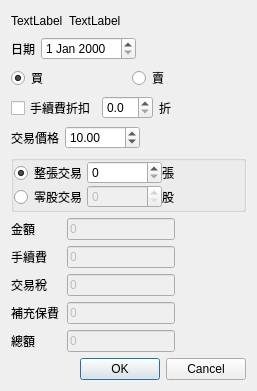
<?xml version="1.0" encoding="UTF-8"?>
<ui version="4.0">
 <class>Dialog</class>
 <widget class="QDialog" name="Dialog">
  <property name="geometry">
   <rect>
    <x>0</x>
    <y>0</y>
    <width>257</width>
    <height>369</height>
   </rect>
  </property>
  <property name="windowTitle">
   <string>Dialog</string>
  </property>
  <layout class="QVBoxLayout" name="verticalLayout">
   <item>
    <layout class="QHBoxLayout" name="horizontalLayout_12">
     <item>
      <widget class="QLabel" name="qtStockNumberLabel">
       <property name="text">
        <string>TextLabel</string>
       </property>
      </widget>
     </item>
     <item>
      <widget class="QLabel" name="qtStockNameLabel">
       <property name="text">
        <string>TextLabel</string>
       </property>
      </widget>
     </item>
     <item>
      <spacer name="horizontalSpacer_11">
       <property name="orientation">
        <enum>Qt::Horizontal</enum>
       </property>
       <property name="sizeHint" stdset="0">
        <size>
         <width>40</width>
         <height>20</height>
        </size>
       </property>
      </spacer>
     </item>
    </layout>
   </item>
   <item>
    <layout class="QHBoxLayout" name="horizontalLayout">
     <item>
      <widget class="QLabel" name="label">
       <property name="text">
        <string>日期</string>
       </property>
      </widget>
     </item>
     <item>
      <widget class="QDateEdit" name="qtDateEdit"/>
     </item>
     <item>
      <spacer name="horizontalSpacer_3">
       <property name="orientation">
        <enum>Qt::Horizontal</enum>
       </property>
       <property name="sizeHint" stdset="0">
        <size>
         <width>40</width>
         <height>20</height>
        </size>
       </property>
      </spacer>
     </item>
    </layout>
   </item>
   <item>
    <layout class="QHBoxLayout" name="horizontalLayout_2">
     <item>
      <widget class="QRadioButton" name="qtBuyRadioButton">
       <property name="text">
        <string>買</string>
       </property>
       <property name="checked">
        <bool>true</bool>
       </property>
      </widget>
     </item>
     <item>
      <widget class="QRadioButton" name="qtSellRadioButton">
       <property name="text">
        <string>賣</string>
       </property>
      </widget>
     </item>
    </layout>
   </item>
   <item>
    <layout class="QHBoxLayout" name="horizontalLayout_11">
     <item>
      <widget class="QCheckBox" name="qtDiscountCheckBox">
       <property name="text">
        <string>手續費折扣</string>
       </property>
      </widget>
     </item>
     <item>
      <widget class="QDoubleSpinBox" name="qtDiscountRateDoubleSpinBox">
       <property name="decimals">
        <number>1</number>
       </property>
       <property name="maximum">
        <double>10.000000000000000</double>
       </property>
      </widget>
     </item>
     <item>
      <widget class="QLabel" name="label_10">
       <property name="text">
        <string>折</string>
       </property>
      </widget>
     </item>
     <item>
      <spacer name="horizontalSpacer_10">
       <property name="orientation">
        <enum>Qt::Horizontal</enum>
       </property>
       <property name="sizeHint" stdset="0">
        <size>
         <width>40</width>
         <height>20</height>
        </size>
       </property>
      </spacer>
     </item>
    </layout>
   </item>
   <item>
    <layout class="QHBoxLayout" name="horizontalLayout_3">
     <item>
      <widget class="QLabel" name="label_2">
       <property name="text">
        <string>交易價格</string>
       </property>
      </widget>
     </item>
     <item>
      <widget class="QDoubleSpinBox" name="qtPriceDoubleSpinBox">
       <property name="minimumSize">
        <size>
         <width>75</width>
         <height>0</height>
        </size>
       </property>
       <property name="maximum">
        <double>9999.989999999999782</double>
       </property>
       <property name="value">
        <double>10.000000000000000</double>
       </property>
      </widget>
     </item>
     <item>
      <spacer name="horizontalSpacer_4">
       <property name="orientation">
        <enum>Qt::Horizontal</enum>
       </property>
       <property name="sizeHint" stdset="0">
        <size>
         <width>40</width>
         <height>20</height>
        </size>
       </property>
      </spacer>
     </item>
    </layout>
   </item>
   <item>
    <widget class="QGroupBox" name="groupBox">
     <property name="title">
      <string/>
     </property>
     <layout class="QVBoxLayout" name="verticalLayout_2">
      <property name="spacing">
       <number>0</number>
      </property>
      <property name="leftMargin">
       <number>0</number>
      </property>
      <property name="topMargin">
       <number>0</number>
      </property>
      <property name="rightMargin">
       <number>0</number>
      </property>
      <property name="bottomMargin">
       <number>0</number>
      </property>
      <item>
       <layout class="QHBoxLayout" name="horizontalLayout_5">
        <item>
         <widget class="QRadioButton" name="qtCommonTradeRadioButton">
          <property name="text">
           <string>整張交易</string>
          </property>
          <property name="checked">
           <bool>true</bool>
          </property>
         </widget>
        </item>
        <item>
         <widget class="QSpinBox" name="qtCommonTradeCountSpinBox">
          <property name="sizePolicy">
           <sizepolicy hsizetype="Preferred" vsizetype="Fixed">
            <horstretch>0</horstretch>
            <verstretch>0</verstretch>
           </sizepolicy>
          </property>
          <property name="minimumSize">
           <size>
            <width>75</width>
            <height>0</height>
           </size>
          </property>
          <property name="maximum">
           <number>99999</number>
          </property>
         </widget>
        </item>
        <item>
         <widget class="QLabel" name="label_4">
          <property name="text">
           <string>張</string>
          </property>
         </widget>
        </item>
        <item>
         <spacer name="horizontalSpacer">
          <property name="orientation">
           <enum>Qt::Horizontal</enum>
          </property>
          <property name="sizeHint" stdset="0">
           <size>
            <width>40</width>
            <height>20</height>
           </size>
          </property>
         </spacer>
        </item>
       </layout>
      </item>
      <item>
       <layout class="QHBoxLayout" name="horizontalLayout_6">
        <item>
         <widget class="QRadioButton" name="qtOddTradeRadioButton">
          <property name="text">
           <string>零股交易</string>
          </property>
         </widget>
        </item>
        <item>
         <widget class="QSpinBox" name="qtOddTradeCountSpinBox">
          <property name="enabled">
           <bool>false</bool>
          </property>
          <property name="minimumSize">
           <size>
            <width>75</width>
            <height>0</height>
           </size>
          </property>
          <property name="maximum">
           <number>99999</number>
          </property>
         </widget>
        </item>
        <item>
         <widget class="QLabel" name="label_5">
          <property name="text">
           <string>股</string>
          </property>
         </widget>
        </item>
        <item>
         <spacer name="horizontalSpacer_2">
          <property name="orientation">
           <enum>Qt::Horizontal</enum>
          </property>
          <property name="sizeHint" stdset="0">
           <size>
            <width>40</width>
            <height>20</height>
           </size>
          </property>
         </spacer>
        </item>
       </layout>
      </item>
     </layout>
    </widget>
   </item>
   <item>
    <layout class="QHBoxLayout" name="horizontalLayout_4">
     <item>
      <widget class="QLabel" name="label_3">
       <property name="minimumSize">
        <size>
         <width>50</width>
         <height>0</height>
        </size>
       </property>
       <property name="text">
        <string>金額</string>
       </property>
      </widget>
     </item>
     <item>
      <widget class="QLineEdit" name="qtTradingValueLineEdit">
       <property name="enabled">
        <bool>false</bool>
       </property>
       <property name="text">
        <string>0</string>
       </property>
      </widget>
     </item>
     <item>
      <spacer name="horizontalSpacer_5">
       <property name="orientation">
        <enum>Qt::Horizontal</enum>
       </property>
       <property name="sizeHint" stdset="0">
        <size>
         <width>40</width>
         <height>20</height>
        </size>
       </property>
      </spacer>
     </item>
    </layout>
   </item>
   <item>
    <layout class="QHBoxLayout" name="horizontalLayout_7">
     <item>
      <widget class="QLabel" name="label_6">
       <property name="minimumSize">
        <size>
         <width>50</width>
         <height>0</height>
        </size>
       </property>
       <property name="text">
        <string>手續費</string>
       </property>
      </widget>
     </item>
     <item>
      <widget class="QLineEdit" name="qtFeeLineEdit">
       <property name="enabled">
        <bool>false</bool>
       </property>
       <property name="text">
        <string>0</string>
       </property>
      </widget>
     </item>
     <item>
      <spacer name="horizontalSpacer_6">
       <property name="orientation">
        <enum>Qt::Horizontal</enum>
       </property>
       <property name="sizeHint" stdset="0">
        <size>
         <width>40</width>
         <height>20</height>
        </size>
       </property>
      </spacer>
     </item>
    </layout>
   </item>
   <item>
    <layout class="QHBoxLayout" name="horizontalLayout_8">
     <item>
      <widget class="QLabel" name="label_7">
       <property name="minimumSize">
        <size>
         <width>50</width>
         <height>0</height>
        </size>
       </property>
       <property name="text">
        <string>交易稅</string>
       </property>
      </widget>
     </item>
     <item>
      <widget class="QLineEdit" name="qtTaxLineEdit">
       <property name="enabled">
        <bool>false</bool>
       </property>
       <property name="text">
        <string>0</string>
       </property>
      </widget>
     </item>
     <item>
      <spacer name="horizontalSpacer_7">
       <property name="orientation">
        <enum>Qt::Horizontal</enum>
       </property>
       <property name="sizeHint" stdset="0">
        <size>
         <width>40</width>
         <height>20</height>
        </size>
       </property>
      </spacer>
     </item>
    </layout>
   </item>
   <item>
    <layout class="QHBoxLayout" name="horizontalLayout_9">
     <item>
      <widget class="QLabel" name="label_8">
       <property name="minimumSize">
        <size>
         <width>50</width>
         <height>0</height>
        </size>
       </property>
       <property name="text">
        <string>補充保費</string>
       </property>
      </widget>
     </item>
     <item>
      <widget class="QLineEdit" name="qtInsuranceLineEdit">
       <property name="enabled">
        <bool>false</bool>
       </property>
       <property name="text">
        <string>0</string>
       </property>
      </widget>
     </item>
     <item>
      <spacer name="horizontalSpacer_8">
       <property name="orientation">
        <enum>Qt::Horizontal</enum>
       </property>
       <property name="sizeHint" stdset="0">
        <size>
         <width>40</width>
         <height>20</height>
        </size>
       </property>
      </spacer>
     </item>
    </layout>
   </item>
   <item>
    <layout class="QHBoxLayout" name="horizontalLayout_10">
     <item>
      <widget class="QLabel" name="label_9">
       <property name="minimumSize">
        <size>
         <width>50</width>
         <height>0</height>
        </size>
       </property>
       <property name="text">
        <string>總額</string>
       </property>
      </widget>
     </item>
     <item>
      <widget class="QLineEdit" name="qtTotalCostLineEdit">
       <property name="enabled">
        <bool>false</bool>
       </property>
       <property name="text">
        <string>0</string>
       </property>
      </widget>
     </item>
     <item>
      <spacer name="horizontalSpacer_9">
       <property name="orientation">
        <enum>Qt::Horizontal</enum>
       </property>
       <property name="sizeHint" stdset="0">
        <size>
         <width>40</width>
         <height>20</height>
        </size>
       </property>
      </spacer>
     </item>
    </layout>
   </item>
   <item>
    <widget class="QDialogButtonBox" name="qtOkButtonBox">
     <property name="orientation">
      <enum>Qt::Horizontal</enum>
     </property>
     <property name="standardButtons">
      <set>QDialogButtonBox::Cancel|QDialogButtonBox::Ok</set>
     </property>
    </widget>
   </item>
  </layout>
 </widget>
 <resources/>
 <connections>
  <connection>
   <sender>qtOkButtonBox</sender>
   <signal>accepted()</signal>
   <receiver>Dialog</receiver>
   <slot>accept()</slot>
   <hints>
    <hint type="sourcelabel">
     <x>248</x>
     <y>254</y>
    </hint>
    <hint type="destinationlabel">
     <x>157</x>
     <y>274</y>
    </hint>
   </hints>
  </connection>
  <connection>
   <sender>qtOkButtonBox</sender>
   <signal>rejected()</signal>
   <receiver>Dialog</receiver>
   <slot>reject()</slot>
   <hints>
    <hint type="sourcelabel">
     <x>316</x>
     <y>260</y>
    </hint>
    <hint type="destinationlabel">
     <x>286</x>
     <y>274</y>
    </hint>
   </hints>
  </connection>
 </connections>
</ui>
